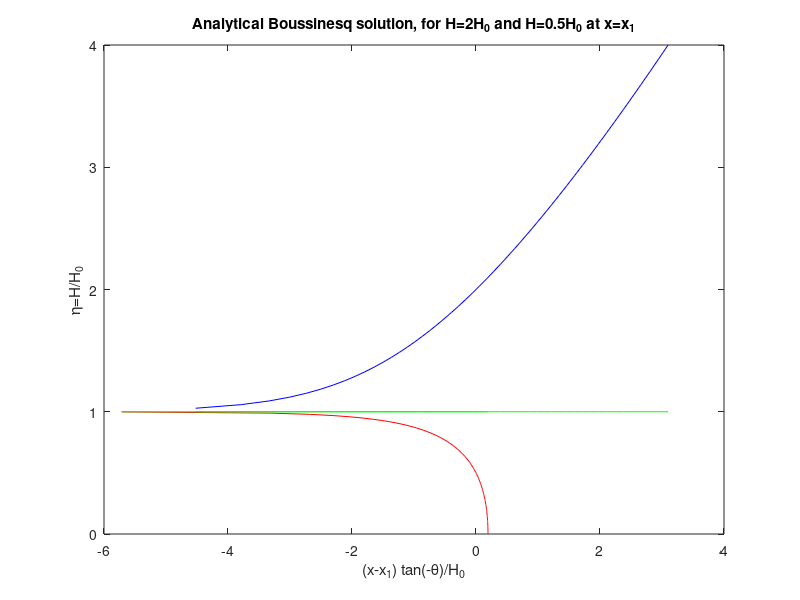

The MATLAB script that drew this image:
%Boussenesq analytical Steward WRR 2007
% Analytical solution Boussinesq, Polibarinova Kochina (Steward, 2007)

slope=-1/2;  % tan(theta)
Q=5;         % m2/d
k=0.2;       % m/d

H0=-Q/(k*slope); %normal depth

% eta = H/H0, eta1=H1/H0
eta1A=2.0; etaA = logspace(0,log10(4),50);
eta1B=0.5; etaB = linspace(0.001,0.999,100);
sA=H0/(-slope)*(log((etaA-1)/(eta1A-1))+etaA-eta1A);
sB=H0/(-slope)*(log((etaB-1)/(eta1B-1))+etaB-eta1B);

xlabel('x-x0 [m]'); ylabel('phi'); title('Boussinesq analytical');
if 0
plot(sA,H0*etaA+sA*slope,'b',sB,H0*etaB+sB*slope,'r',...
    sA,sA*slope,'k',sB,sB*slope,'k',...
    sA,sA*slope+H0,'g',sB,sB*slope+H0,'g');
else % dimensionless
plot(sA/H0*(-slope),etaA,'b',sB/H0*(-slope),etaB,'r',...
     sA/H0*(-slope),ones(size(sA)),'g',...
     sB/H0*(-slope),ones(size(sB)),'g');
xlabel('(x-x_1) tan(-\theta)/H_0');
ylabel('\eta=H/H_0');
title('Analytical Boussinesq solution, for H=2H_0 and H=0.5H_0 at x=x_1')
end